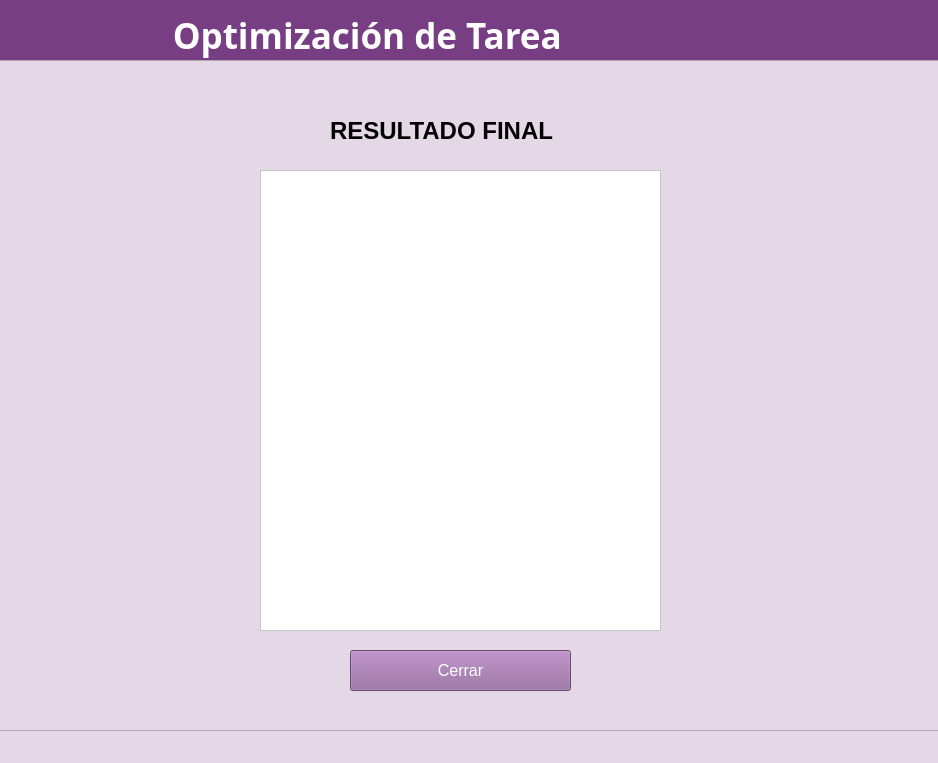
<?xml version="1.0" encoding="UTF-8"?>
<ui version="4.0">
 <class>MainWindow</class>
 <widget class="QMainWindow" name="MainWindow">
  <property name="enabled">
   <bool>true</bool>
  </property>
  <property name="geometry">
   <rect>
    <x>0</x>
    <y>0</y>
    <width>938</width>
    <height>763</height>
   </rect>
  </property>
  <property name="font">
   <font>
    <family>Segoe UI Black</family>
    <pointsize>22</pointsize>
    <weight>75</weight>
    <bold>true</bold>
   </font>
  </property>
  <property name="windowTitle">
   <string>MainWindow</string>
  </property>
  <property name="styleSheet">
   <string notr="true">background-color: rgb(228, 216, 230);</string>
  </property>
  <widget class="QWidget" name="centralwidget">
   <widget class="QLabel" name="label">
    <property name="geometry">
     <rect>
      <x>0</x>
      <y>0</y>
      <width>1221</width>
      <height>71</height>
     </rect>
    </property>
    <property name="font">
     <font>
      <family>Segoe UI Black</family>
      <pointsize>26</pointsize>
      <weight>75</weight>
      <bold>true</bold>
     </font>
    </property>
    <property name="styleSheet">
     <string notr="true">background-color: rgb(119, 62, 132);
color: rgb(255, 255, 255);</string>
    </property>
    <property name="text">
     <string>                   Optimización de Tarea</string>
    </property>
   </widget>
   <widget class="QLabel" name="label_2">
    <property name="geometry">
     <rect>
      <x>40</x>
      <y>280</y>
      <width>161</width>
      <height>41</height>
     </rect>
    </property>
    <property name="font">
     <font>
      <family>Segoe UI</family>
      <pointsize>14</pointsize>
      <weight>50</weight>
      <bold>false</bold>
     </font>
    </property>
    <property name="styleSheet">
     <string notr="true">color: rgb(0, 0, 0);</string>
    </property>
    <property name="text">
     <string>Materia</string>
    </property>
   </widget>
   <widget class="QLabel" name="label_3">
    <property name="geometry">
     <rect>
      <x>40</x>
      <y>450</y>
      <width>221</width>
      <height>41</height>
     </rect>
    </property>
    <property name="font">
     <font>
      <family>Segoe UI</family>
      <pointsize>14</pointsize>
      <weight>50</weight>
      <bold>false</bold>
     </font>
    </property>
    <property name="styleSheet">
     <string notr="true">color: rgb(0, 0, 0);</string>
    </property>
    <property name="text">
     <string>Tiempo p/tarea</string>
    </property>
   </widget>
   <widget class="QLabel" name="label_4">
    <property name="geometry">
     <rect>
      <x>320</x>
      <y>280</y>
      <width>221</width>
      <height>41</height>
     </rect>
    </property>
    <property name="font">
     <font>
      <family>Segoe UI</family>
      <pointsize>14</pointsize>
      <weight>50</weight>
      <bold>false</bold>
     </font>
    </property>
    <property name="styleSheet">
     <string notr="true">color: rgb(0, 0, 0);</string>
    </property>
    <property name="text">
     <string>Nombre de la tarea</string>
    </property>
   </widget>
   <widget class="QLineEdit" name="materia">
    <property name="geometry">
     <rect>
      <x>40</x>
      <y>330</y>
      <width>221</width>
      <height>41</height>
     </rect>
    </property>
    <property name="font">
     <font>
      <family>Segoe UI</family>
      <pointsize>12</pointsize>
      <weight>50</weight>
      <bold>false</bold>
     </font>
    </property>
    <property name="styleSheet">
     <string notr="true">color: rgb(0, 0, 0);
background-color: rgb(255, 255, 255);</string>
    </property>
   </widget>
   <widget class="QLineEdit" name="nombre_tarea">
    <property name="geometry">
     <rect>
      <x>320</x>
      <y>330</y>
      <width>221</width>
      <height>41</height>
     </rect>
    </property>
    <property name="font">
     <font>
      <family>Segoe UI</family>
      <pointsize>12</pointsize>
      <weight>50</weight>
      <bold>false</bold>
     </font>
    </property>
    <property name="styleSheet">
     <string notr="true">color: rgb(0, 0, 0);
background-color: rgb(255, 255, 255);</string>
    </property>
   </widget>
   <widget class="QLineEdit" name="tiempo_tarea">
    <property name="geometry">
     <rect>
      <x>40</x>
      <y>500</y>
      <width>221</width>
      <height>41</height>
     </rect>
    </property>
    <property name="font">
     <font>
      <family>Segoe UI</family>
      <pointsize>12</pointsize>
      <weight>50</weight>
      <bold>false</bold>
     </font>
    </property>
    <property name="styleSheet">
     <string notr="true">color: rgb(0, 0, 0);
background-color: rgb(255, 255, 255);</string>
    </property>
   </widget>
   <widget class="QPushButton" name="btn_siguiente">
    <property name="geometry">
     <rect>
      <x>320</x>
      <y>620</y>
      <width>221</width>
      <height>41</height>
     </rect>
    </property>
    <property name="font">
     <font>
      <family>Segoe UI</family>
      <pointsize>12</pointsize>
      <weight>50</weight>
      <bold>false</bold>
     </font>
    </property>
    <property name="styleSheet">
     <string notr="true">background-color: rgb(146, 101, 157);
color: rgb(255, 255, 255);</string>
    </property>
    <property name="text">
     <string>Siguiente</string>
    </property>
   </widget>
   <widget class="QPushButton" name="btn_agregar">
    <property name="geometry">
     <rect>
      <x>40</x>
      <y>620</y>
      <width>221</width>
      <height>41</height>
     </rect>
    </property>
    <property name="font">
     <font>
      <family>Segoe UI</family>
      <pointsize>12</pointsize>
      <weight>50</weight>
      <bold>false</bold>
     </font>
    </property>
    <property name="styleSheet">
     <string notr="true">background-color: rgb(146, 101, 157);
color: rgb(255, 255, 255);</string>
    </property>
    <property name="text">
     <string>Agregar tarea</string>
    </property>
   </widget>
   <widget class="QLabel" name="label_6">
    <property name="geometry">
     <rect>
      <x>40</x>
      <y>120</y>
      <width>171</width>
      <height>41</height>
     </rect>
    </property>
    <property name="font">
     <font>
      <family>Segoe UI</family>
      <pointsize>14</pointsize>
      <weight>50</weight>
      <bold>false</bold>
     </font>
    </property>
    <property name="styleSheet">
     <string notr="true">color: rgb(0, 0, 0);</string>
    </property>
    <property name="text">
     <string>Poblacion Inicial</string>
    </property>
   </widget>
   <widget class="QLineEdit" name="cantidad_tarea_por_materia">
    <property name="geometry">
     <rect>
      <x>40</x>
      <y>160</y>
      <width>221</width>
      <height>41</height>
     </rect>
    </property>
    <property name="font">
     <font>
      <family>Segoe UI</family>
      <pointsize>12</pointsize>
      <weight>50</weight>
      <bold>false</bold>
     </font>
    </property>
    <property name="styleSheet">
     <string notr="true">background-color: rgb(255, 255, 255);
color: rgb(0, 0, 0);</string>
    </property>
   </widget>
   <widget class="QFrame" name="ventanaDos">
    <property name="enabled">
     <bool>true</bool>
    </property>
    <property name="geometry">
     <rect>
      <x>-10</x>
      <y>60</y>
      <width>951</width>
      <height>671</height>
     </rect>
    </property>
    <property name="frameShape">
     <enum>QFrame::StyledPanel</enum>
    </property>
    <property name="frameShadow">
     <enum>QFrame::Raised</enum>
    </property>
    <widget class="QLabel" name="label_11">
     <property name="geometry">
      <rect>
       <x>340</x>
       <y>50</y>
       <width>271</width>
       <height>41</height>
      </rect>
     </property>
     <property name="font">
      <font>
       <family>Segoe UI</family>
       <pointsize>18</pointsize>
       <weight>75</weight>
       <bold>true</bold>
      </font>
     </property>
     <property name="styleSheet">
      <string notr="true">color: rgb(0, 0, 0);</string>
     </property>
     <property name="text">
      <string>RESULTADO FINAL</string>
     </property>
    </widget>
    <widget class="QListWidget" name="lista_tarea_2">
     <property name="geometry">
      <rect>
       <x>270</x>
       <y>110</y>
       <width>401</width>
       <height>461</height>
      </rect>
     </property>
     <property name="styleSheet">
      <string notr="true">background-color: rgb(255, 255, 255);</string>
     </property>
    </widget>
    <widget class="QPushButton" name="btn_cerrar">
     <property name="geometry">
      <rect>
       <x>360</x>
       <y>590</y>
       <width>221</width>
       <height>41</height>
      </rect>
     </property>
     <property name="font">
      <font>
       <family>Segoe UI</family>
       <pointsize>12</pointsize>
       <weight>50</weight>
       <bold>false</bold>
      </font>
     </property>
     <property name="styleSheet">
      <string notr="true">background-color: rgb(146, 101, 157);
color: rgb(255, 255, 255);</string>
     </property>
     <property name="text">
      <string>Cerrar</string>
     </property>
    </widget>
   </widget>
   <widget class="QListWidget" name="lista_total">
    <property name="geometry">
     <rect>
      <x>580</x>
      <y>110</y>
      <width>321</width>
      <height>551</height>
     </rect>
    </property>
    <property name="styleSheet">
     <string notr="true">background-color: rgb(255, 255, 255);</string>
    </property>
   </widget>
   <widget class="QDateEdit" name="calendario">
    <property name="geometry">
     <rect>
      <x>320</x>
      <y>500</y>
      <width>221</width>
      <height>41</height>
     </rect>
    </property>
    <property name="styleSheet">
     <string notr="true">background-color: rgb(255, 255, 255);</string>
    </property>
   </widget>
   <widget class="QLabel" name="label_5">
    <property name="geometry">
     <rect>
      <x>320</x>
      <y>450</y>
      <width>221</width>
      <height>41</height>
     </rect>
    </property>
    <property name="font">
     <font>
      <family>Segoe UI</family>
      <pointsize>14</pointsize>
      <weight>50</weight>
      <bold>false</bold>
     </font>
    </property>
    <property name="styleSheet">
     <string notr="true">color: rgb(0, 0, 0);</string>
    </property>
    <property name="text">
     <string>Fecha de entrega</string>
    </property>
   </widget>
   <widget class="QLabel" name="label_10">
    <property name="geometry">
     <rect>
      <x>320</x>
      <y>120</y>
      <width>251</width>
      <height>41</height>
     </rect>
    </property>
    <property name="font">
     <font>
      <family>Segoe UI</family>
      <pointsize>14</pointsize>
      <weight>50</weight>
      <bold>false</bold>
     </font>
    </property>
    <property name="styleSheet">
     <string notr="true">color: rgb(0, 0, 0);</string>
    </property>
    <property name="text">
     <string>Días totales de trabajo</string>
    </property>
   </widget>
   <widget class="QLineEdit" name="dias_total_trabajo">
    <property name="geometry">
     <rect>
      <x>320</x>
      <y>160</y>
      <width>221</width>
      <height>41</height>
     </rect>
    </property>
    <property name="font">
     <font>
      <family>Segoe UI</family>
      <pointsize>12</pointsize>
      <weight>50</weight>
      <bold>false</bold>
     </font>
    </property>
    <property name="styleSheet">
     <string notr="true">background-color: rgb(255, 255, 255);
color: rgb(0, 0, 0);</string>
    </property>
   </widget>
   <zorder>dias_total_trabajo</zorder>
   <zorder>label_10</zorder>
   <zorder>calendario</zorder>
   <zorder>label_5</zorder>
   <zorder>lista_total</zorder>
   <zorder>label</zorder>
   <zorder>label_2</zorder>
   <zorder>label_3</zorder>
   <zorder>label_4</zorder>
   <zorder>materia</zorder>
   <zorder>nombre_tarea</zorder>
   <zorder>tiempo_tarea</zorder>
   <zorder>btn_siguiente</zorder>
   <zorder>btn_agregar</zorder>
   <zorder>label_6</zorder>
   <zorder>cantidad_tarea_por_materia</zorder>
   <zorder>ventanaDos</zorder>
  </widget>
  <widget class="QStatusBar" name="statusbar"/>
 </widget>
 <resources/>
 <connections/>
</ui>
